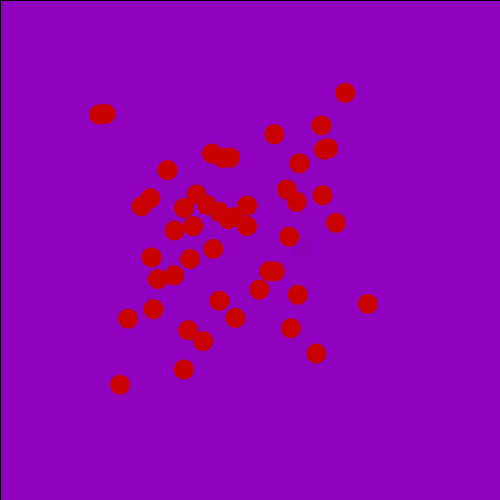
Frame 1 (no input)
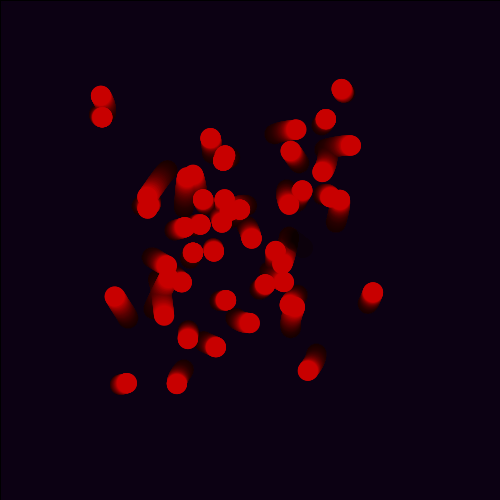
Frame 60 (the mouse pressed at the canvas centre just before this capture)
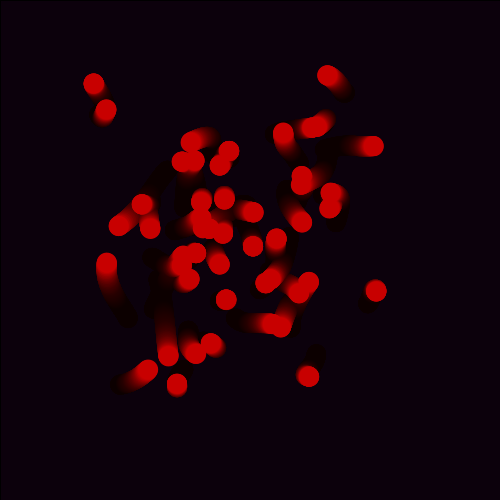
Frame 120 (the mouse held since frame 60 and released just before this capture)

The Processing sketch that drew these frames (run headless with seeded random() and noise(); from frame 60 on, the mouse is pressed at the canvas centre):

// Processing sketch: huge_cat
// ── huge_cat.pde
void draw(){
  makeMagical();
  for(int i=0;i<50;i++){
    float b=random(500);
float c=random(500);
    ellipse(getWormX(i),getWormY(i),20,20);
    fill(200,0,0);
    
  }
  
}
void setup(){
  size(500,500);
    background(150,1,200);
    
}

float frequency = .001;
    float noiseInterval = PI;

    void makeMagical() {
        fill( 0, 0, 0, 10 );
        rect(0, 0, width, height);
        noStroke();
    }

    float getWormX(int i) {
        return map(noise(i*noiseInterval + frameCount * frequency), 0, 1, 0, width);
    }

    float getWormY(int i) {
        return map(noise(i*noiseInterval+1 + frameCount * frequency), 0, 1, 0, height);
    }
